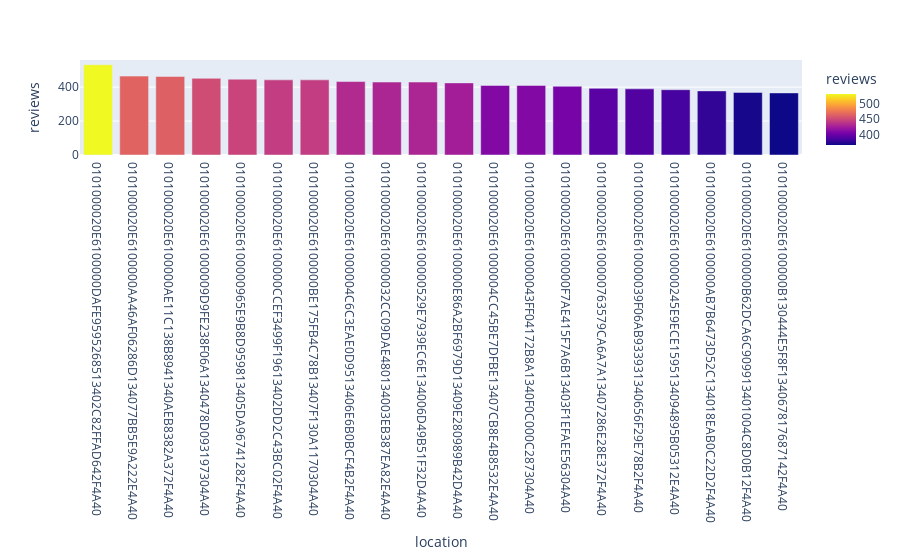

The notebook cell this image was saved under:
### Markdown cell above
#### Now we plot a simple bar chart for the above output

### Code cell
fig = px.bar(data_MaxBooking, x="location", y="reviews", color="reviews", barmode="group")
fig.show()
